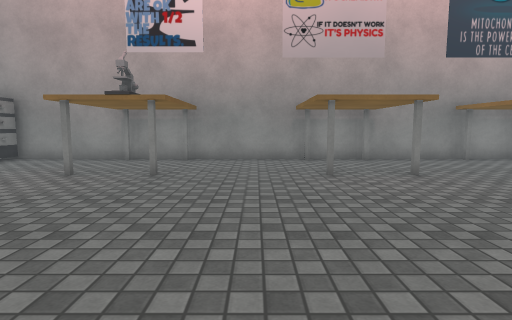
View 1 (above)

17 first-person views from a walk through a 3-D level made in the Unity game engine. The camera is 1.2 m above the floor, tilts 6° down and sees 80° across. Doors are open. The floor is counted in squares, 1 m on a side. Each view is taken from the middle of a square. On the plan, view 1 faces up. The plan holds only what a view shows up to about 13 squares ahead; the rest is blank. The place goes on beyond the plan. Some surface patterns are stand-ins.

View 2
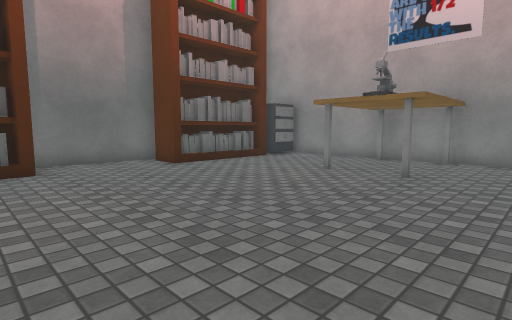

View 3
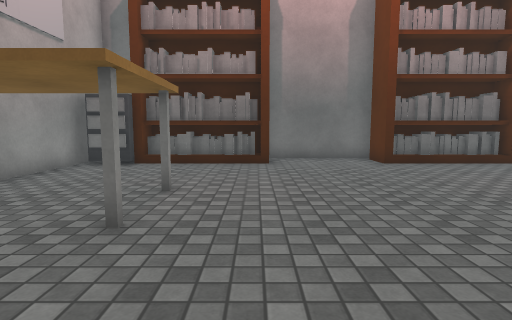

View 4
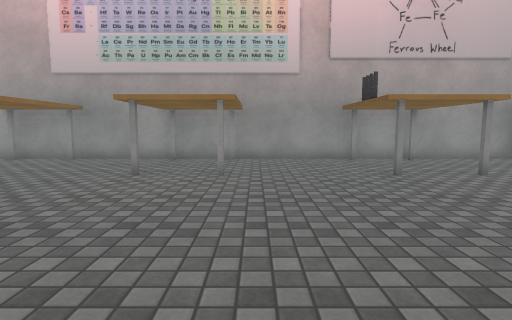

View 5
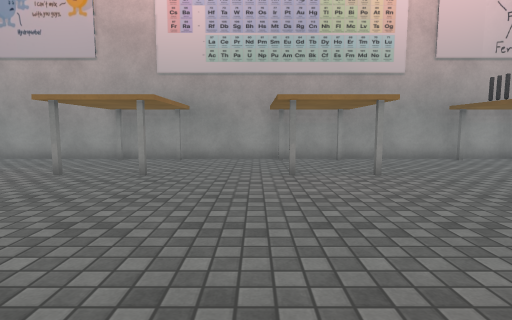

View 6
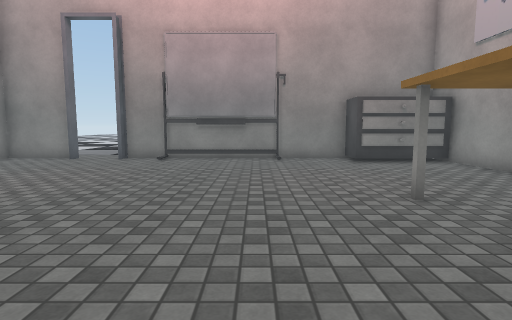

View 7
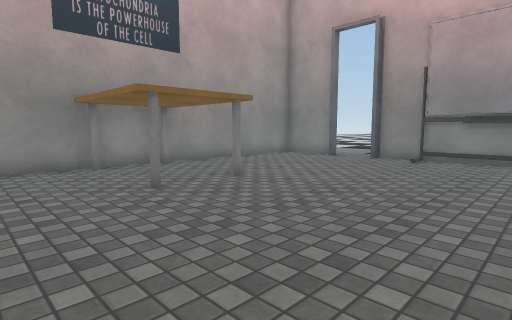

View 8
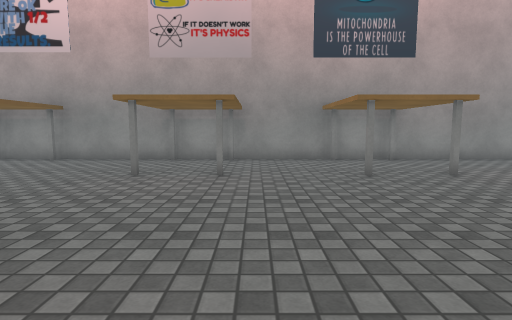

View 9
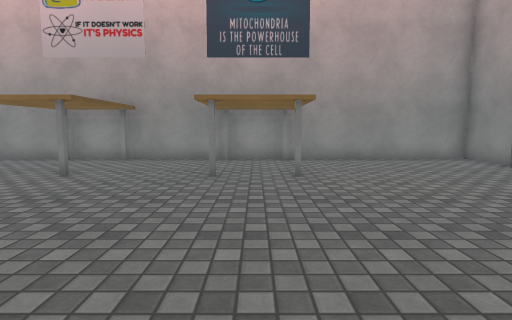

View 10
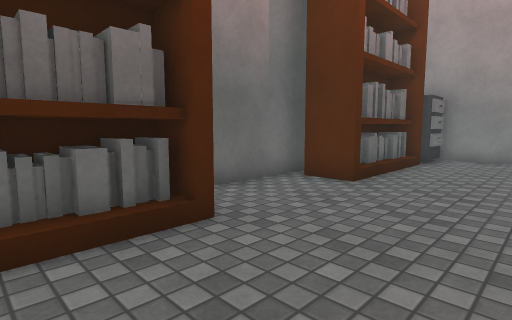

View 11
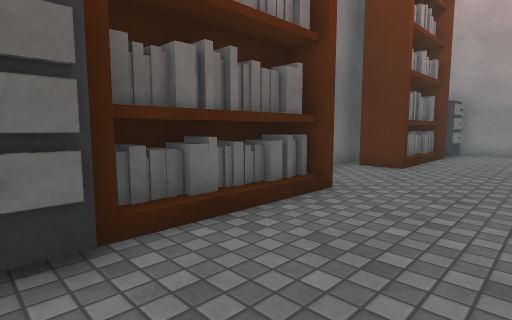

View 12
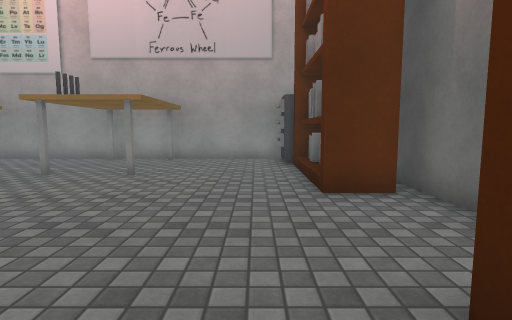

View 13
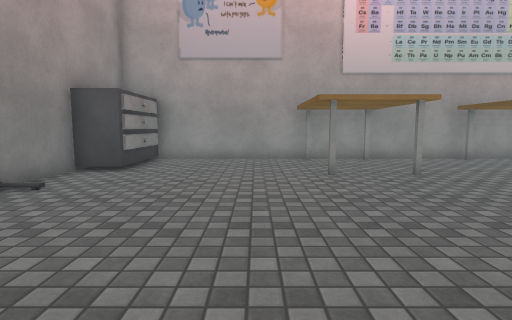

View 14
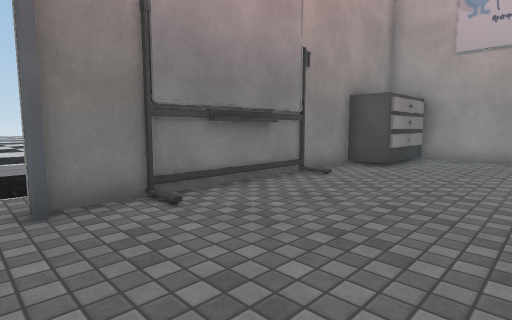

View 15
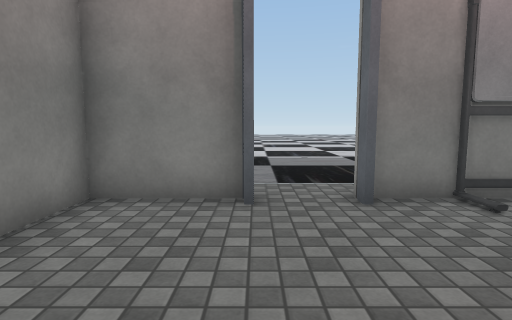

View 16
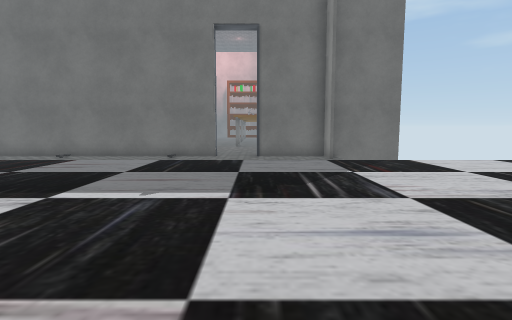

View 17
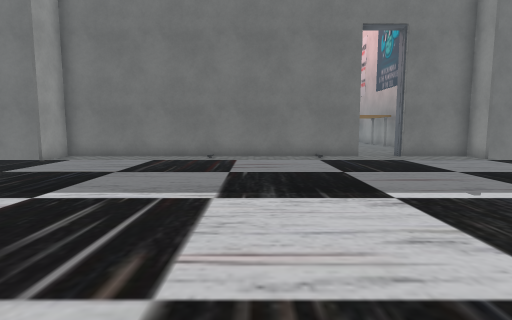

### Floor plan
Points are (right, up) in squares from view 1. A wall is a line through its corners. A room is listed if a view was taken in it or the views show most of it. See-through windows are left out.
Room 1 (views 1, 2, 3, 4, 5, 6, 7, 8, 9, 10, 11, 12, 13, 14, 15)
walls: (17.1, 3.5) (17.1, 7.2); (-11.1, 6.5) (-11.1, 0.2); (17.1, 9.1) (17.1, 11.9); (17.1, -1.5) (17.1, 2.5); (-9.8, -4.9) (15.4, -4.9); (16.9, 11.8) (-9.4, 11.8)
ways out: open door at (17, 8.5) to room 2
objects: cabinet (-10, -4) to (-9, -3); bookshelf (-10, -2) to (-9, 1); bookshelf (-10, 5) to (-9, 9); cabinet (-10, 10) to (-9, 11); table (-5, -1); table (-5, 11); table (-3, -4); table (-3, -1); table (-3, 8); table (-3, 11); table (2, -4); table (2, -1); table (2, 8); table (2, 11); table (4, -1); table (4, 11); table (8, -4); table (8, -1); table (8, 8); table (8, 11); table (10, -4); table (10, -1); table (10, 8); table (10, 11)
Room 2 (views 16, 17)
walls: (17.1, 2.5) (17.1, 3.5); (17.2, 7.3) (17.2, -1.5); (18.4, 11.8) (16.9, 11.8); (17.2, 11.9) (17.2, 9); (17.2, -4.4) (17.2, -7.8); (15.4, -4.9) (18.9, -4.9); (17.2, 15) (17.2, 12.1)
ways out: open door at (17, 8.5) to room 1
objects: cabinet (16, -4) to (17, -2); other object (17, 3)

Where each view was taken, in squares from view 1:
view 1: 0 up, 0 right, facing up
view 2: 0 up, 0 right, facing up-left
view 3: 1 up, 1 right, facing left
view 4: 7 up, 1 right, facing down
view 5: 7 up, 5 right, facing down
view 6: 2 up, 5 right, facing right
view 7: 2 up, 5 right, facing up-right
view 8: 0 up, 5 right, facing up
view 9: 0 up, 9 right, facing up
view 10: 1 down, 6 left, facing up-left
view 11: 4 down, 6 left, facing up-left
view 12: 7 up, 8 left, facing down
view 13: 7 up, 12 right, facing down
view 14: 8 up, 12 right, facing down-right
view 15: 9 up, 12 right, facing right
view 16: 9 up, 30 right, facing left
view 17: 3 up, 30 right, facing left
